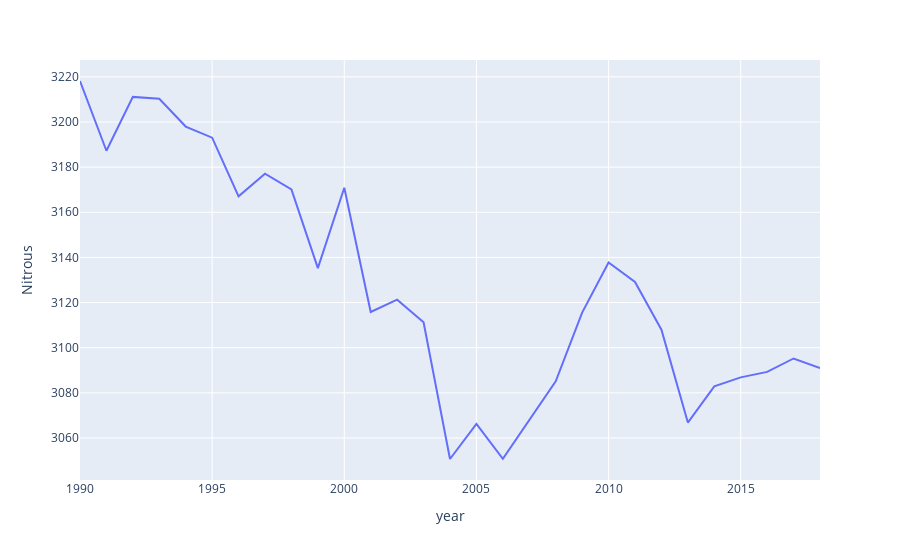

Write notebook code for a chart like this one.
### Code cell
import plotly.graph_objects as go
fig = px.line(drop_lines2, x='year', y='Nitrous')
fig.show()

### Figure 1 — Plotly figure (JSON) as saved in the notebook; plotly's stock layout.template omitted (floating-point values rounded to 4 significant figures)
{"data": [{"hoverlabel": {"namelength": 0}, "hovertemplate": "year=%{x}<br>Nitrous=%{y}", "legendgroup": "", "line": {"color": "#636efa", "dash": "solid"}, "mode": "lines", "name": "", "showlegend": false, "type": "scatter", "x": ["2018", "2017", "2016", "2015", "2014", "2013", "2012", "2011", "2010", "2009", "2008", "2007", "2006", "2005", "2004", "2003", "2002", "2001", "2000", "1999", "1998", "1997", "1996", "1995", "1994", "1993", "1992", "1991", "1990"], "xaxis": "x", "y": [3091.0, 3095.0, 3089.0, 3087.0, 3083.0, 3067.0, 3108.0, 3129.0, 3138.0, 3116.0, 3085.0, 3068.0, 3051.0, 3066.0, 3051.0, 3111.0, 3121.0, 3116.0, 3171.0, 3135.0, 3170.0, 3177.0, 3167.0, 3193.0, 3198.0, 3210.0, 3211.0, 3187.0, 3218.0], "yaxis": "y"}], "layout": {"legend": {"tracegroupgap": 0}, "margin": {"t": 60}, "xaxis": {"anchor": "y", "domain": [0, 1], "title": {"text": "year"}}, "yaxis": {"anchor": "x", "domain": [0, 1], "title": {"text": "Nitrous"}}}}
